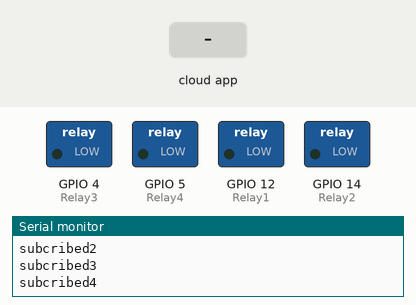
The sketch below on a simulated ESP8266 (NodeMCU). On the bench: switched loads named in the sketch (green lamp = pin HIGH), the last lines printed to the serial monitor. Inputs (shaded band) come from the test bench. WiFi joins after 1.5 s; servers stay silent unless stated; no MQTT or app messages arrive unless stated.

Above: at 2.7 s.
2.8 s: the phone or cloud app sets Relay1 to 1
At 3.7 s:
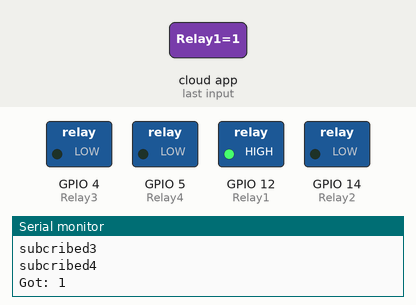
4.3 s: the phone or cloud app sets Relay2 to 1
At 5.5 s:
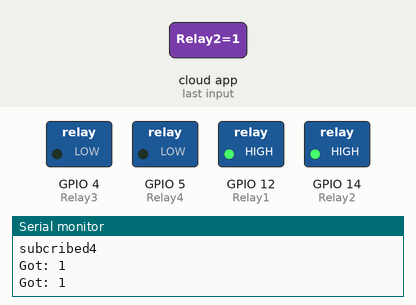
5.8 s: the phone or cloud app sets Relay3 to 1
At 7.0 s:
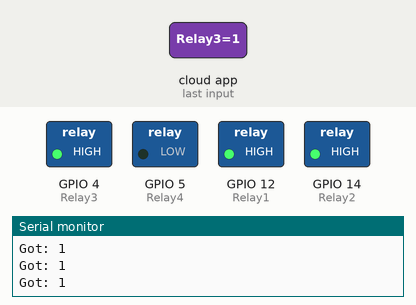
7.3 s: the phone or cloud app sets Relay4 to 1
At 7.9 s:
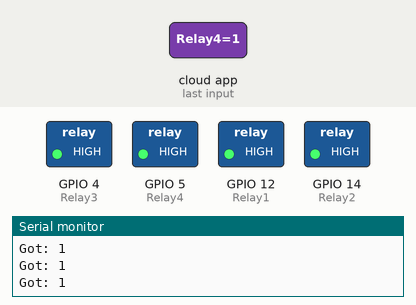
8.8 s: the phone or cloud app sets Relay1 to 0
At 9.4 s:
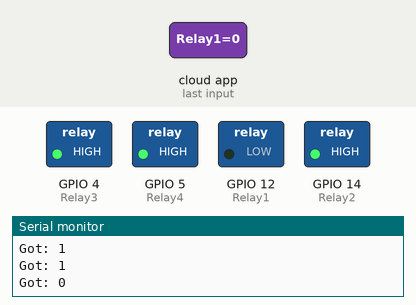
10.3 s: the phone or cloud app sets Relay2 to 0
At 11.4 s:
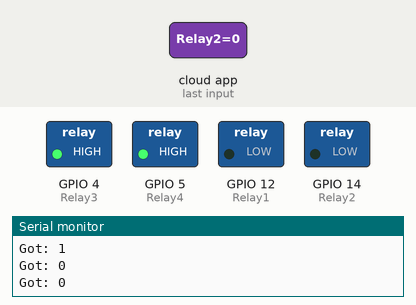
Timing chart, 0 to 12.8 s (numbered marks = the images above; inputs shaded):
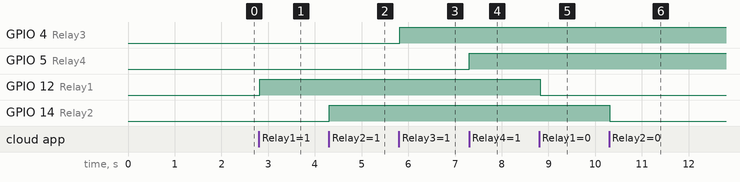

The sketch:

voice-based-home-automation.ino
```cpp
// Author sumeer@unixindia.com

#include <ESP8266WiFi.h>
#include "Adafruit_MQTT.h"
#include "Adafruit_MQTT_Client.h"

#define Relay1            12  //D6
#define Relay2            14  //D5
#define Relay3            4   //D2
#define Relay4            5   //D1

#define WLAN_SSID       "kavitha"             // Your SSID
#define WLAN_PASS       "powrnaMi05"        // Your password

#define AIO_SERVER      "io.adafruit.com"
#define AIO_SERVERPORT  1883
#define AIO_USERNAME    "sumeer"            // Replace it with your username
#define AIO_KEY         "012bb203dd7e49d3aa4e28891555a7d0"   // Replace with your Project Auth Key
WiFiClient client;
Adafruit_MQTT_Client mqtt(&client, AIO_SERVER, AIO_SERVERPORT, AIO_USERNAME, AIO_KEY);

Adafruit_MQTT_Subscribe Radio = Adafruit_MQTT_Subscribe(&mqtt, AIO_USERNAME "/feeds/Relay1"); // FeedName //Light1 == Radio in adafruit
Adafruit_MQTT_Subscribe WashingMachine = Adafruit_MQTT_Subscribe(&mqtt, AIO_USERNAME "/feeds/Relay2");
Adafruit_MQTT_Subscribe TV = Adafruit_MQTT_Subscribe(&mqtt, AIO_USERNAME "/feeds/Relay3");
Adafruit_MQTT_Subscribe Fan = Adafruit_MQTT_Subscribe(&mqtt, AIO_USERNAME "/feeds/Relay4");

void setup() {
  Serial.begin(115200);

  pinMode(Relay1, OUTPUT);
  pinMode(Relay2, OUTPUT);
  pinMode(Relay3, OUTPUT);
  pinMode(Relay4, OUTPUT);

  // Connect to WiFi access point.
  Serial.println(); Serial.println();
  Serial.print("Connecting to ");
  Serial.println(WLAN_SSID);

  WiFi.mode(WIFI_STA);//newone
  WiFi.begin(WLAN_SSID, WLAN_PASS);
  while (WiFi.status() != WL_CONNECTED) {
    delay(500);
    Serial.print(".");
  }
  Serial.println();

  Serial.println("WiFi connected");
  Serial.println("IP address: ");
  Serial.println(WiFi.localIP());


  // Setup MQTT subscription for onoff feed.
    mqtt.subscribe(&Radio);
    Serial.println("subcribed1");
    mqtt.subscribe(&WashingMachine);
    Serial.println("subcribed2");
    mqtt.subscribe(&TV);
    Serial.println("subcribed3");
    mqtt.subscribe(&Fan);
    Serial.println("subcribed4");
}


void loop() {

  mqtt.connect();


  Adafruit_MQTT_Subscribe *subscription;
  while ((subscription = mqtt.readSubscription(5000))) {
      if (subscription == &Radio) {
        Serial.print(F("Got: "));
        Serial.println((char *)Radio.lastread);
        uint16_t Radio_State = atoi((char *)Radio.lastread);
        digitalWrite(Relay1, Radio_State);

    }
      if (subscription == &WashingMachine) {
        Serial.print(F("Got: "));
        Serial.println((char *)WashingMachine.lastread);
        uint16_t WashingMachine_State = atoi((char *)WashingMachine.lastread);
        digitalWrite(Relay2, WashingMachine_State);
    }
      if (subscription == &TV) {
        Serial.print(F("Got: "));
        Serial.println((char *)TV.lastread);
        uint16_t TV_State = atoi((char *)TV.lastread);
        digitalWrite(Relay3, TV_State);
    }
      if (subscription == &Fan) {
        Serial.print(F("Got: "));
        Serial.println((char *)Fan.lastread);
        uint16_t Fan_State = atoi((char *)Fan.lastread);
        digitalWrite(Relay4, Fan_State);

    }
  }


}
```

Measured:
- after the input at 2.8 s, GPIO 12 (Relay1): LOW → HIGH at once
- after the input at 4.3 s, GPIO 14 (Relay2): LOW → HIGH at once
- after the input at 5.8 s, GPIO 4 (Relay3): LOW → HIGH at once
- after the input at 7.3 s, GPIO 5 (Relay4): LOW → HIGH at once
- after the input at 8.8 s, GPIO 12 (Relay1): HIGH → LOW at once
- after the input at 10.3 s, GPIO 14 (Relay2): HIGH → LOW at once
